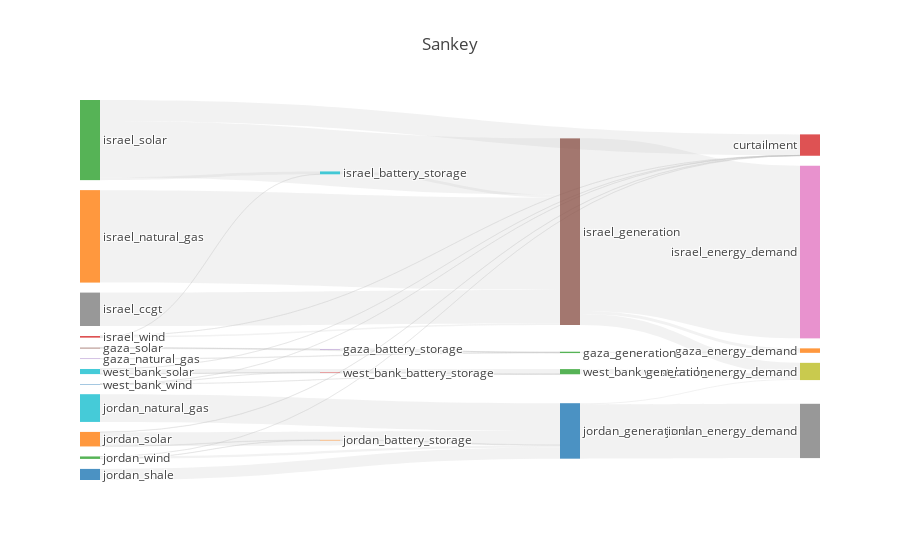

The notebook cell this image was saved under:
### Code cell
results['BAU'].plot_flows_sankey()

### Figure 1 — Plotly figure (JSON) as saved in the notebook; plotly's stock layout.template omitted (floating-point values rounded to 4 significant figures)
{"data": [{"domain": {"x": [0, 1], "y": [0, 1]}, "link": {"color": ["rgba(189, 189, 189, 0.2)", "rgba(189, 189, 189, 0.2)", "rgba(189, 189, 189, 0.2)", "rgba(189, 189, 189, 0.2)", "rgba(189, 189, 189, 0.2)", "rgba(189, 189, 189, 0.2)", "rgba(189, 189, 189, 0.2)", "rgba(189, 189, 189, 0.2)", "rgba(189, 189, 189, 0.2)", "rgba(189, 189, 189, 0.2)", "rgba(189, 189, 189, 0.2)", "rgba(189, 189, 189, 0.2)", "rgba(189, 189, 189, 0.2)", "rgba(189, 189, 189, 0.2)", "rgba(189, 189, 189, 0.2)", "rgba(189, 189, 189, 0.2)", "rgba(189, 189, 189, 0.2)", "rgba(189, 189, 189, 0.2)", "rgba(189, 189, 189, 0.2)", "rgba(189, 189, 189, 0.2)", "rgba(189, 189, 189, 0.2)", "rgba(189, 189, 189, 0.2)", "rgba(189, 189, 189, 0.2)", "rgba(189, 189, 189, 0.2)", "rgba(189, 189, 189, 0.2)", "rgba(189, 189, 189, 0.2)", "rgba(189, 189, 189, 0.2)", "rgba(189, 189, 189, 0.2)", "rgba(189, 189, 189, 0.2)", "rgba(189, 189, 189, 0.2)", "rgba(189, 189, 189, 0.2)", "rgba(189, 189, 189, 0.2)", "rgba(189, 189, 189, 0.2)", "rgba(189, 189, 189, 0.2)", "rgba(189, 189, 189, 0.2)", "rgba(189, 189, 189, 0.2)", "rgba(189, 189, 189, 0.2)", "rgba(189, 189, 189, 0.2)", "rgba(189, 189, 189, 0.2)", "rgba(189, 189, 189, 0.2)", "rgba(189, 189, 189, 0.2)", "rgba(189, 189, 189, 0.2)", "rgba(189, 189, 189, 0.2)", "rgba(189, 189, 189, 0.2)", "rgba(189, 189, 189, 0.2)", "rgba(189, 189, 189, 0.2)", "rgba(189, 189, 189, 0.2)", "rgba(189, 189, 189, 0.2)", "rgba(189, 189, 189, 0.2)", "rgba(189, 189, 189, 0.2)", "rgba(189, 189, 189, 0.2)", "rgba(189, 189, 189, 0.2)"], "source": [0, 34, 2, 32, 4, 5, 5, 5, 39, 7, 8, 9, 35, 35, 35, 35, 11, 12, 12, 12, 13, 13, 13, 41, 15, 16, 17, 40, 40, 40, 19, 20, 21, 21, 21, 22, 22, 22, 43, 24, 25, 26, 42, 42, 42, 28, 29, 29, 29, 30, 30, 30], "target": [31, 32, 32, 31, 32, 33, 34, 32, 35, 35, 35, 35, 31, 36, 37, 38, 35, 33, 39, 35, 33, 39, 35, 40, 40, 40, 40, 36, 37, 38, 40, 40, 33, 41, 40, 33, 41, 40, 42, 42, 42, 42, 36, 37, 38, 42, 33, 43, 42, 33, 43, 42], "value": [0, 16760.0, 0, 700400.0, 248700.0, 0, 16780.0, 435000.0, 1505000.0, 17400000.0, 0, 0, 1634000.0, 89900000.0, 0, 5669000.0, 48160000.0, 10950000.0, 1486000.0, 29300000.0, 0.5167, 20950.0, 838300.0, 288100.0, 0, 0, 0, 0, 28280000.0, 616900.0, 14450000.0, 5779000.0, 138200.0, 211800.0, 7210000.0, 34510.0, 76760.0, 1170000.0, 101300.0, 0, 0, 0, 0, 0, 2694000.0, 0, 14280.0, 92870.0, 2549000.0, 483.0, 8557.0, 43310.0]}, "node": {"label": ["egypt_generation", "gaza_battery_storage", "gaza_diesel", "gaza_generation", "gaza_natural_gas", "gaza_solar", "israel_battery_storage", "israel_ccgt", "israel_coal", "israel_diesel", "israel_generation", "israel_natural_gas", "israel_solar", "israel_wind", "jordan_battery_storage", "jordan_ccgt", "jordan_coal", "jordan_diesel", "jordan_generation", "jordan_natural_gas", "jordan_shale", "jordan_solar", "jordan_wind", "west_bank_battery_storage", "west_bank_ccgt", "west_bank_coal", "west_bank_diesel", "west_bank_generation", "west_bank_natural_gas", "west_bank_solar", "west_bank_wind", "gaza_energy_demand", "gaza_generation", "curtailment", "gaza_battery_storage", "israel_generation", "israel_energy_demand", "jordan_energy_demand", "west_bank_energy_demand", "israel_battery_storage", "jordan_generation", "jordan_battery_storage", "west_bank_generation", "west_bank_battery_storage"], "line": {"color": "black", "width": 0}, "pad": 10}, "orientation": "h", "type": "sankey", "valueformat": ".0f"}], "layout": {"autosize": true, "font": {"size": 12}, "title": {"text": "Sankey"}}}
